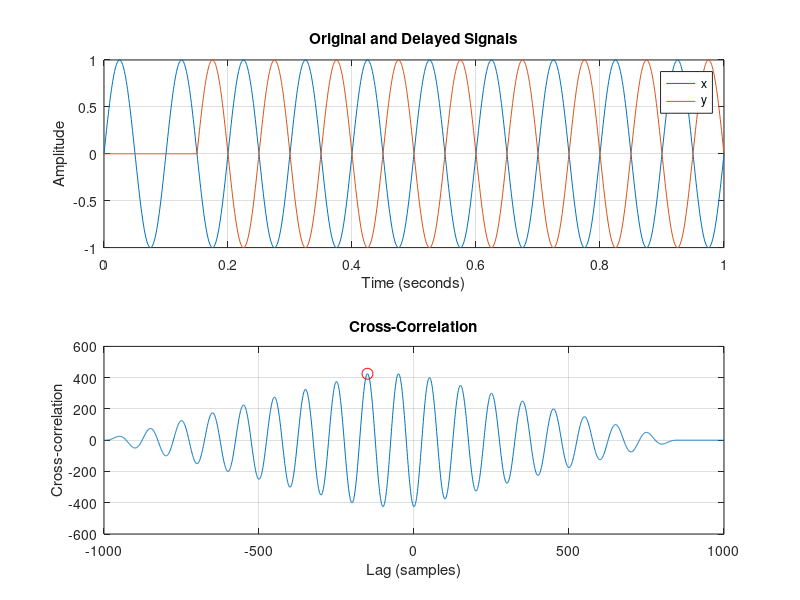

Source code (MATLAB):
clc;
clear;
close all;

%% 1. Create the original signal
fs = 1000;              % Sampling frequency (Hz)
t = 0:1/fs:1;           % 1 second

x = sin(2*pi*10*t);     % 10 Hz sine wave

%% 2. Create a delayed version of the signal
delay_samples = 150;    % Delay by 150 samples

y = [zeros(1, delay_samples), x(1:end-delay_samples)];

%% 3. Calculate cross-correlation
[r, lags] = xcorr(x, y);

%% 4. Find the peak correlation
[~, index] = max(r);

estimated_delay = lags(index);

%% 5. Display results
fprintf('Actual delay:    %d samples\n', delay_samples);
fprintf('Estimated lag:   %d samples\n', estimated_delay);

fprintf('Delay in seconds: %.4f seconds\n', ...
    abs(estimated_delay) / fs);

%% 6. Plot original and delayed signals
figure;

subplot(2,1,1);
plot(t, x);
hold on;
plot(t, y);
xlabel('Time (seconds)');
ylabel('Amplitude');
title('Original and Delayed Signals');
legend('x', 'y');
grid on;

%% 7. Plot cross-correlation
subplot(2,1,2);
plot(lags, r);
hold on;
plot(estimated_delay, r(index), 'ro', 'MarkerSize', 8);

xlabel('Lag (samples)');
ylabel('Cross-correlation');
title('Cross-Correlation');
grid on;

fprintf('\nPeak correlation occurs at lag = %d samples.\n', ...
    estimated_delay);
